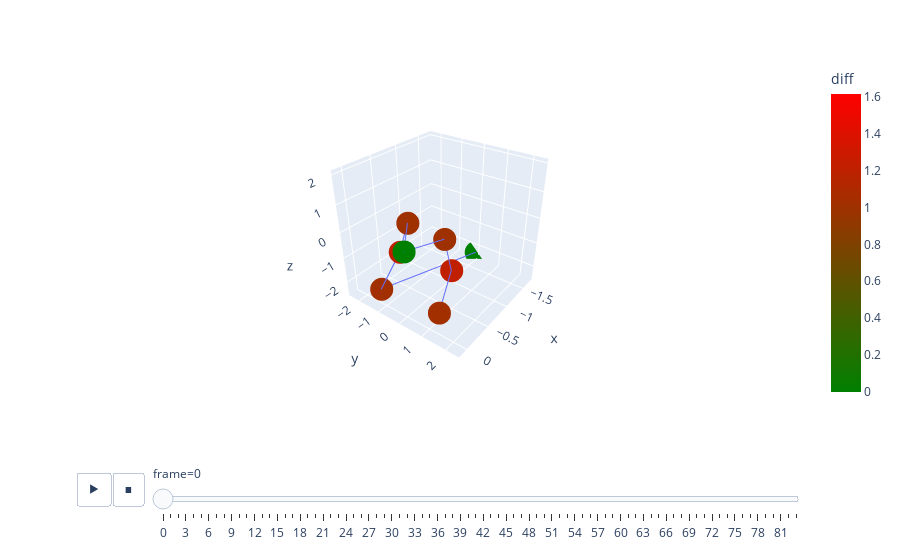

Notebook source saved alongside this figure:
### Code cell
for df in log_progress(dfs):
    get_df_figure_3d(df, types = ['scatter', 'line'], colored_diffs = True).show()

### Figure 1 — Plotly figure (JSON) as saved in the notebook; plotly's stock layout.template omitted (floating-point values rounded to 4 significant figures)
{"data": [{"hoverlabel": {"namelength": 0}, "hovertemplate": "<b>%{hovertext}</b><br><br>frame=0<br>x=%{x}<br>y=%{y}<br>z=%{z}<br>diff=%{marker.color}", "hovertext": ["6", "5", "4", "3", "7", "8", "9", null], "ids": ["6", "5", "4", "3", "7", "8", "9", null], "legendgroup": "", "marker": {"color": [1.022, 1.219, 1.008, 0, 1.008, 1.219, 1.022, 0], "coloraxis": "coloraxis", "symbol": "circle"}, "mode": "markers", "name": "", "scene": "scene", "showlegend": false, "type": "scatter3d", "x": [-0.07757, -0.4675, -0.4178, 0, -0.4198, -0.3521, 0.01395, -1.785], "y": [1.255, 1.017, 0.8156, 0, -0.7699, -1.046, -1.172, -0.1234], "z": [-1.91, -0.933, 0.2228, 0, 0.2745, -0.8594, -1.924, -2.373]}, {"hoverlabel": {"namelength": 0}, "hovertemplate": "<b>%{hovertext}</b><br><br>frame=0<br>x=%{x}<br>y=%{y}<br>z=%{z}", "hovertext": ["6", "5", "4", "3", "7", "8", "9", null], "ids": ["6", "5", "4", "3", "7", "8", "9", null], "legendgroup": "", "line": {"color": "#636efa", "dash": "solid"}, "mode": "lines", "name": "", "scene": "scene", "showlegend": false, "type": "scatter3d", "x": [-0.07757, -0.4675, -0.4178, 0, -0.4198, -0.3521, 0.01395, -1.785], "y": [1.255, 1.017, 0.8156, 0, -0.7699, -1.046, -1.172, -0.1234], "z": [-1.91, -0.933, 0.2228, 0, 0.2745, -0.8594, -1.924, -2.373]}], "layout": {"coloraxis": {"cmax": 1.615, "cmin": 0, "colorbar": {"title": {"text": "diff"}}, "colorscale": [[0, "green"], [1, "red"]]}, "legend": {"tracegroupgap": 0}, "margin": {"t": 60}, "scene": {"aspectmode": "manual", "aspectratio": {"x": 1, "y": 1, "z": 1}, "camera": {"eye": {"x": 2, "y": 1.5, "z": 1.5}}, "domain": {"x": [0, 1], "y": [0, 1]}, "xaxis": {"range": [-1.794, 0.1651], "title": {"text": "x"}}, "yaxis": {"range": [-2.538, 2.523], "title": {"text": "y"}}, "zaxis": {"range": [-2.584, 2.137], "title": {"text": "z"}}}, "sliders": [{"active": 0, "currentvalue": {"prefix": "frame="}, "len": 0.9, "pad": {"b": 10, "t": 60}, "steps": [{"args": [["0"], {"frame": {"duration": 0, "redraw": true}, "fromcurrent": true, "mode": "immediate", "transition": {"duration": 0, "easing": "linear"}}], "label": "0", "method": "animate"}, {"args": [["1"], {"frame": {"duration": 0, "redraw": true}, "fromcurrent": true, "mode": "immediate", "transition": {"duration": 0, "easing": "linear"}}], "label": "1", "method": "animate"}, {"args": [["2"], {"frame": {"duration": 0, "redraw": true}, "fromcurrent": true, "mode": "immediate", "transition": {"duration": 0, "easing": "linear"}}], "label": "2", "method": "animate"}, {"args": [["3"], {"frame": {"duration": 0, "redraw": true}, "fromcurrent": true, "mode": "immediate", "transition": {"duration": 0, "easing": "linear"}}], "label": "3", "method": "animate"}, {"args": [["4"], {"frame": {"duration": 0, "redraw": true}, "fromcurrent": true, "mode": "immediate", "transition": {"duration": 0, "easing": "linear"}}], "label": "4", "method": "animate"}, {"args": [["5"], {"frame": {"duration": 0, "redraw": true}, "fromcurrent": true, "mode": "immediate", "transition": {"duration": 0, "easing": "linear"}}], "label": "5", "method": "animate"}, {"args": [["6"], {"frame": {"duration": 0, "redraw": true}, "fromcurrent": true, "mode": "immediate", "transition": {"duration": 0, "easing": "linear"}}], "label": "6", "method": "animate"}, {"args": [["7"], {"frame": {"duration": 0, "redraw": true}, "fromcurrent": true, "mode": "immediate", "transition": {"duration": 0, "easing": "linear"}}], "label": "7", "method": "animate"}, {"args": [["8"], {"frame": {"duration": 0, "redraw": true}, "fromcurrent": true, "mode": "immediate", "transition": {"duration": 0, "easing": "linear"}}], "label": "8", "method": "animate"}, {"args": [["9"], {"frame": {"duration": 0, "redraw": true}, "fromcurrent": true, "mode": "immediate", "transition": {"duration": 0, "easing": "linear"}}], "label": "9", "method": "animate"}, {"args": [["10"], {"frame": {"duration": 0, "redraw": true}, "fromcurrent": true, "mode": "immediate", "transition": {"duration": 0, "easing": "linear"}}], "label": "10", "method": "animate"}, {"args": [["11"], {"frame": {"duration": 0, "redraw": true}, "fromcurrent": true, "mode": "immediate", "transition": {"duration": 0, "easing": "linear"}}], "label": "11", "method": "animate"}, {"args": [["12"], {"frame": {"duration": 0, "redraw": true}, "fromcurrent": true, "mode": "immediate", "transition": {"duration": 0, "easing": "linear"}}], "label": "12", "method": "animate"}, {"args": [["13"], {"frame": {"duration": 0, "redraw": true}, "fromcurrent": true, "mode": "immediate", "transition": {"duration": 0, "easing": "linear"}}], "label": "13", "method": "animate"}, {"args": [["14"], {"frame": {"duration": 0, "redraw": true}, "fromcurrent": true, "mode": "immediate", "transition": {"duration": 0, "easing": "linear"}}], "label": "14", "method": "animate"}, {"args": [["15"], {"frame": {"duration": 0, "redraw": true}, "fromcurrent": true, "mode": "immediate", "transition": {"duration": 0, "easing": "linear"}}], "label": "15", "method": "animate"}, {"args": [["16"], {"frame": {"duration": 0, "redraw": true}, "fromcurrent": true, "mode": "immediate", "transition": {"duration": 0, "easing": "linear"}}], "label": "16", "method": "animate"}, {"args": [["17"], {"frame": {"duration": 0, "redraw": true}, "fromcurrent": true, "mode": "immediate", "transition": {"duration": 0, "easing": "linear"}}], "label": "17", "method": "animate"}, {"args": [["18"], {"frame": {"duration": 0, "redraw": true}, "fromcurrent": true, "mode": "immediate", "transition": {"duration": 0, "easing": "linear"}}], "label": "18", "method": "animate"}, {"args": [["19"], {"frame": {"duration": 0, "redraw": true}, "fromcurrent": true, "mode": "immediate", "transition": {"duration": 0, "easing": "linear"}}], "label": "19", "method": "animate"}, {"args": [["20"], {"frame": {"duration": 0, "redraw": true}, "fromcurrent": true, "mode": "immediate", "transition": {"duration": 0, "easing": "linear"}}], "label": "20", "method": "animate"}, {"args": [["21"], {"frame": {"duration": 0, "redraw": true}, "fromcurrent": true, "mode": "immediate", "transition": {"duration": 0, "easing": "linear"}}], "label": "21", "method": "animate"}, {"args": [["22"], {"frame": {"duration": 0, "redraw": true}, "fromcurrent": true, "mode": "immediate", "transition": {"duration": 0, "easing": "linear"}}], "label": "22", "method": "animate"}, {"args": [["23"], {"frame": {"duration": 0, "redraw": true}, "fromcurrent": true, "mode": "immediate", "transition": {"duration": 0, "easing": "linear"}}], "label": "23", "method": "animate"}, {"args": [["24"], {"frame": {"duration": 0, "redraw": true}, "fromcurrent": true, "mode": "immediate", "transition": {"duration": 0, "easing": "linear"}}], "label": "24", "method": "animate"}, {"args": [["25"], {"frame": {"duration": 0, "redraw": true}, "fromcurrent": true, "mode": "immediate", "transition": {"duration": 0, "easing": "linear"}}], "label": "25", "method": "animate"}, {"args": [["26"], {"frame": {"duration": 0, "redraw": true}, "fromcurrent": true, "mode": "immediate", "transition": {"duration": 0, "easing": "linear"}}], "label": "26", "method": "animate"}, {"args": [["27"], {"frame": {"duration": 0, "redraw": true}, "fromcurrent": true, "mode": "immediate", "transition": {"duration": 0, "easing": "linear"}}], "label": "27", "method": "animate"}, {"args": [["28"], {"frame": {"duration": 0, "redraw": true}, "fromcurrent": true, "mode": "immediate", "transition": {"duration": 0, "easing": "linear"}}], "label": "28", "method": "animate"}, {"args": [["29"], {"frame": {"duration": 0, "redraw": true}, "fromcurrent": true, "mode": "immediate", "transition": {"duration": 0, "easing": "linear"}}], "label": "29", "method": "animate"}, {"args": [["30"], {"frame": {"duration": 0, "redraw": true}, "fromcurrent": true, "mode": "immediate", "transition": {"duration": 0, "easing": "linear"}}], "label": "30", "method": "animate"}, {"args": [["31"], {"frame": {"duration": 0, "redraw": true}, "fromcurrent": true, "mode": "immediate", "transition": {"duration": 0, "easing": "linear"}}], "label": "31", "method": "animate"}, {"args": [["32"], {"frame": {"duration": 0, "redraw": true}, "fromcurrent": true, "mode": "immediate", "transition": {"duration": 0, "easing": "linear"}}], "label": "32", "method": "animate"}, {"args": [["33"], {"frame": {"duration": 0, "redraw": true}, "fromcurrent": true, "mode": "immediate", "transition": {"duration": 0, "easing": "linear"}}], "label": "33", "method": "animate"}, {"args": [["34"], {"frame": {"duration": 0, "redraw": true}, "fromcurrent": true, "mode": "immediate", "transition": {"duration": 0, "easing": "linear"}}], "label": "34", "method": "animate"}, {"args": [["35"], {"frame": {"duration": 0, "redraw": true}, "fromcurrent": true, "mode": "immediate", "transition": {"duration": 0, "easing": "linear"}}], "label": "35", "method": "animate"}, {"args": [["36"], {"frame": {"duration": 0, "redraw": true}, "fromcurrent": true, "mode": "immediate", "transition": {"duration": 0, "easing": "linear"}}], "label": "36", "method": "animate"}, {"args": [["37"], {"frame": {"duration": 0, "redraw": true}, "fromcurrent": true, "mode": "immediate", "transition": {"duration": 0, "easing": "linear"}}], "label": "37", "method": "animate"}, {"args": [["38"], {"frame": {"duration": 0, "redraw": true}, "fromcurrent": true, "mode": "immediate", "transition": {"duration": 0, "easing": "linear"}}], "label": "38", "method": "animate"}, {"args": [["39"], {"frame": {"duration": 0, "redraw": true}, "fromcurrent": true, "mode": "immediate", "transition": {"duration": 0, "easing": "linear"}}], "label": "39", "method": "animate"}, {"args": [["40"], {"frame": {"duration": 0, "redraw": true}, "fromcurrent": true, "mode": "immediate", "transition": {"duration": 0, "easing": "linear"}}], "label": "40", "method": "animate"}, {"args": [["41"], {"frame": {"duration": 0, "redraw": true}, "fromcurrent": true, "mode": "immediate", "transition": {"duration": 0, "easing": "linear"}}], "label": "41", "method": "animate"}, {"args": [["42"], {"frame": {"duration": 0, "redraw": true}, "fromcurrent": true, "mode": "immediate", "transition": {"duration": 0, "easing": "linear"}}], "label": "42", "method": "animate"}, {"args": [["43"], {"frame": {"duration": 0, "redraw": true}, "fromcurrent": true, "mode": "immediate", "transition": {"duration": 0, "easing": "linear"}}], "label": "43", "method": "animate"}, {"args": [["44"], {"frame": {"duration": 0, "redraw": true}, "fromcurrent": true, "mode": "immediate", "transition": {"duration": 0, "easing": "linear"}}], "label": "44", "method": "animate"}, {"args": [["45"], {"frame": {"duration": 0, "redraw": true}, "fromcurrent": true, "mode": "immediate", "transition": {"duration": 0, "easing": "linear"}}], "label": "45", "method": "animate"}, {"args": [["46"], {"frame": {"duration": 0, "redraw": true}, "fromcurrent": true, "mode": "immediate", "transition": {"duration": 0, "easing": "linear"}}], "label": "46", "method": "animate"}, {"args": [["47"], {"frame": {"duration": 0, "redraw": true}, "fromcurrent": true, "mode": "immediate", "transition": {"duration": 0, "easing": "linear"}}], "label": "47", "method": "animate"}, {"args": [["48"], {"frame": {"duration": 0, "redraw": true}, "fromcurrent": true, "mode": "immediate", "transition": {"duration": 0, "easing": "linear"}}], "label": "48", "method": "animate"}, {"args": [["49"], {"frame": {"duration": 0, "redraw": true}, "fromcurrent": true, "mode": "immediate", "transition": {"duration": 0, "easing": "linear"}}], "label": "49", "method": "animate"}, {"args": [["50"], {"frame": {"duration": 0, "redraw": true}, "fromcurrent": true, "mode": "immediate", "transition": {"duration": 0, "easing": "linear"}}], "label": "50", "method": "animate"}, {"args": [["51"], {"frame": {"duration": 0, "redraw": true}, "fromcurrent": true, "mode": "immediate", "transition": {"duration": 0, "easing": "linear"}}], "label": "51", "method": "animate"}, {"args": [["52"], {"frame": {"duration": 0, "redraw": true}, "fromcurrent": true, "mode": "immediate", "transition": {"duration": 0, "easing": "linear"}}], "label": "52", "method": "animate"}, {"args": [["53"], {"frame": {"duration": 0, "redraw": true}, "fromcurrent": true, "mode": "immediate", "transition": {"duration": 0, "easing": "linear"}}], "label": "53", "method": "animate"}, {"args": [["54"], {"frame": {"duration": 0, "redraw": true}, "fromcurrent": true, "mode": "immediate", "transition": {"duration": 0, "easing": "linear"}}], "label": "54", "method": "animate"}, {"args": [["55"], {"frame": {"duration": 0, "redraw": true}, "fromcurrent": true, "mode": "immediate", "transition": {"duration": 0, "easing": "linear"}}], "label": "55", "method": "animate"}, {"args": [["56"], {"frame": {"duration": 0, "redraw": true}, "fromcurrent": true, "mode": "immediate", "transition": {"duration": 0, "easing": "linear"}}], "label": "56", "method": "animate"}, {"args": [["57"], {"frame": {"duration": 0, "redraw": true}, "fromcurrent": true, "mode": "immediate", "transition": {"duration": 0, "easing": "linear"}}], "label": "57", "method": "animate"}, {"args": [["58"], {"frame": {"duration": 0, "redraw": true}, "fromcurrent": true, "mode": "immediate", "transition": {"duration": 0, "easing": "linear"}}], "label": "58", "method": "animate"}, {"args": [["59"], {"frame": {"duration": 0, "redraw": true}, "fromcurrent": true, "mode": "immediate", "transition": {"duration": 0, "easing": "linear"}}], "label": "59", "method": "animate"}, {"args": [["60"], {"frame": {"duration": 0, "redraw": true}, "fromcurrent": true, "mode": "immediate", "transition": {"duration": 0, "easing": "linear"}}], "label": "60", "method": "animate"}, {"args": [["61"], {"frame": {"duration": 0, "redraw": true}, "fromcurrent": true, "mode": "immediate", "transition": {"duration": 0, "easing": "linear"}}], "label": "61", "method": "animate"}, {"args": [["62"], {"frame": {"duration": 0, "redraw": true}, "fromcurrent": true, "mode": "immediate", "transition": {"duration": 0, "easing": "linear"}}], "label": "62", "method": "animate"}, {"args": [["63"], {"frame": {"duration": 0, "redraw": true}, "fromcurrent": true, "mode": "immediate", "transition": {"duration": 0, "easing": "linear"}}], "label": "63", "method": "animate"}, {"args": [["64"], {"frame": {"duration": 0, "redraw": true}, "fromcurrent": true, "mode": "immediate", "transition": {"duration": 0, "easing": "linear"}}], "label": "64", "method": "animate"}, {"args": [["65"], {"frame": {"duration": 0, "redraw": true}, "fromcurrent": true, "mode": "immediate", "transition": {"duration": 0, "easing": "linear"}}], "label": "65", "method": "animate"}, {"args": [["66"], {"frame": {"duration": 0, "redraw": true}, "fromcurrent": true, "mode": "immediate", "transition": {"duration": 0, "easing": "linear"}}], "label": "66", "method": "animate"}, {"args": [["67"], {"frame": {"duration": 0, "redraw": true}, "fromcurrent": true, "mode": "immediate", "transition": {"duration": 0, "easing": "linear"}}], "label": "67", "method": "animate"}, {"args": [["68"], {"frame": {"duration": 0, "redraw": true}, "fromcurrent": true, "mode": "immediate", "transition": {"duration": 0, "easing": "linear"}}], "label": "68", "method": "animate"}, {"args": [["69"], {"frame": {"duration": 0, "redraw": true}, "fromcurrent": true, "mode": "immediate", "transition": {"duration": 0, "easing": "linear"}}], "label": "69", "method": "animate"}, {"args": [["70"], {"frame": {"duration": 0, "redraw": true}, "fromcurrent": true, "mode": "immediate", "transition": {"duration": 0, "easing": "linear"}}], "label": "70", "method": "animate"}, {"args": [["71"], {"frame": {"duration": 0, "redraw": true}, "fromcurrent": true, "mode": "immediate", "transition": {"duration": 0, "easing": "linear"}}], "label": "71", "method": "animate"}, {"args": [["72"], {"frame": {"duration": 0, "redraw": true}, "fromcurrent": true, "mode": "immediate", "transition": {"duration": 0, "easing": "linear"}}], "label": "72", "method": "animate"}, {"args": [["73"], {"frame": {"duration": 0, "redraw": true}, "fromcurrent": true, "mode": "immediate", "transition": {"duration": 0, "easing": "linear"}}], "label": "73", "method": "animate"}, {"args": [["74"], {"frame": {"duration": 0, "redraw": true}, "fromcurrent": true, "mode": "immediate", "transition": {"duration": 0, "easing": "linear"}}], "label": "74", "method": "animate"}, {"args": [["75"], {"frame": {"duration": 0, "redraw": true}, "fromcurrent": true, "mode": "immediate", "transition": {"duration": 0, "easing": "linear"}}], "label": "75", "method": "animate"}, {"args": [["76"], {"frame": {"duration": 0, "redraw": true}, "fromcurrent": true, "mode": "immediate", "transition": {"duration": 0, "easing": "linear"}}], "label": "76", "method": "animate"}, {"args": [["77"], {"frame": {"duration": 0, "redraw": true}, "fromcurrent": true, "mode": "immediate", "transition": {"duration": 0, "easing": "linear"}}], "label": "77", "method": "animate"}, {"args": [["78"], {"frame": {"duration": 0, "redraw": true}, "fromcurrent": true, "mode": "immediate", "transition": {"duration": 0, "easing": "linear"}}], "label": "78", "method": "animate"}, {"args": [["79"], {"frame": {"duration": 0, "redraw": true}, "fromcurrent": true, "mode": "immediate", "transition": {"duration": 0, "easing": "linear"}}], "label": "79", "method": "animate"}, {"args": [["80"], {"frame": {"duration": 0, "redraw": true}, "fromcurrent": true, "mode": "immediate", "transition": {"duration": 0, "easing": "linear"}}], "label": "80", "method": "animate"}, {"args": [["81"], {"frame": {"duration": 0, "redraw": true}, "fromcurrent": true, "mode": "immediate", "transition": {"duration": 0, "easing": "linear"}}], "label": "81", "method": "animate"}, {"args": [["82"], {"frame": {"duration": 0, "redraw": true}, "fromcurrent": true, "mode": "immediate", "transition": {"duration": 0, "easing": "linear"}}], "label": "82", "method": "animate"}, {"args": [["83"], {"frame": {"duration": 0, "redraw": true}, "fromcurrent": true, "mode": "immediate", "transition": {"duration": 0, "easing": "linear"}}], "label": "83", "method": "animate"}], "x": 0.1, "xanchor": "left", "y": 0, "yanchor": "top"}], "updatemenus": [{"buttons": [{"args": [null, {"frame": {"duration": 500, "redraw": true}, "fromcurrent": true, "mode": "immediate", "transition": {"duration": 500, "easing": "linear"}}], "label": "&#9654;", "method": "animate"}, {"args": [[null], {"frame": {"duration": 0, "redraw": true}, "fromcurrent": true, "mode": "immediate", "transition": {"duration": 0, "easing": "linear"}}], "label": "&#9724;", "method": "animate"}], "direction": "left", "pad": {"r": 10, "t": 70}, "showactive": false, "type": "buttons", "x": 0.1, "xanchor": "right", "y": 0, "yanchor": "top"}]}}
